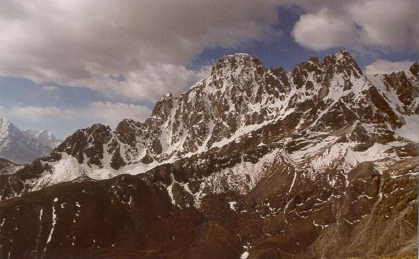
#> input picture images/Test_D1.png, 419 x 259 px, given in place of lena.png, which was not available
$ python template.py
#> lines starting #> are read from the running program, lines starting #| are printed output that depends on the picture; pictures that were not available may be replaced by others from this repository, and a replacement may not be noted
import cv2 as cv
import numpy as np
import os

#################################################################

# Write a function Convolve (I, H). I is an image of varying size, H is a kernel of varying size.
# The output of the function should be the convolution result that is displayed.

def convolve(I, H):

    # Reads the image
    image = I

    # Initiallizes the col and row size of kernal H
    kernCols = 0
    kernRows = 0

    #print("hiiiiii", H.shape)


    if len(H.shape) == 1:
        # Handles the 1D kernal that has 1 row (1, c)
        kernCols = len(H)
        kernRows = 1
    else:
        kernCols = len(H[0])
        kernRows = len(H)


    width, height, channel = image.shape
    convolvedImage = np.empty((height, width, 3))


    # Loops through each pixel in the image
    for h in range(height):
        for w in range(width):

            # Initializes the new pixel value
            pixel = np.zeros(3)

            # Loops through each pixel around the current pixel, corresponding to the size of the kernel
            for row in range(h-kernRows//2, h+kernRows//2+1):
                for col in range(w-kernCols//2, w+kernCols//2+1):

                    # Handles boundaries by excluding the border pixels
                    if (not(col < 0 or col>height-1 or row<0 or row>width-1)):

                        if len(H.shape) == 1:
                            # Handles the 1D kernal that has 1 row (1, c)
                            pixel += (image[row][col] * H[h+kernRows//2-row])
                        else:
                            # Applies each kernal value to each of the surrounding pixels,
                            # to determine the center pixel's new value
                            pixel += (image[row][col] * H[h+kernRows//2-row][w+kernCols//2-col])

            # Updates the pixel in the convolvedImage
            convolvedImage[h, w] = pixel

    # Loops through each pixel in the image
    for h in range(height):
        for w in range(width):

            # Loops through the colors of the pixel
            # and updates it depending on the value
            for color in range(len(convolvedImage[h][w])):
                if convolvedImage[h][w][color] < 0:
                    convolvedImage[h][w][color] = 0
                elif convolvedImage[h][w][color] > 1:
                    convolvedImage[h][w][color] /= 255

    return convolvedImage


#################################################################

# Write a function Reduce(I) that takes image I as input and outputs a copy of the image resampled
# by half the width and height of the input. Remember to Gaussian filter the image before reducing it;
# use separable 1D Gaussian kernels.

def reduce(I):

    # Reads the image
    #image = cv.imread(I)

    # Uses seperable 1D Gaussian kernals and uses the Gaussian filter on the image
    x = np.array([1, 2, 1])/4
    y = np.array([[1],[2],[1]])/4
    gausA = convolve(I, x)/2
    gausB = convolve(I, y)/2
    final = gausA + gausB
    #blurImg = cv.GaussianBlur(image, (5, 5), 0)


    # Uses resize() function to reduce the image by half its width and height
    return cv.resize(final, None, fx = 0.5, fy = 0.5, interpolation=cv.INTER_AREA)


#################################################################

# Write a function Expand(I) that takes image I as input and outputs a copy of the image expanded,
# twice the width and height of the input.

def expand(I):

    # Uses resize() function to expand the image by twice its width and height
    return cv.resize(I, None, fx = 2, fy = 2, interpolation=cv.INTER_LINEAR)


#################################################################

# Use the Reduce() function to write the GaussianPyramid(I,n) function, where n is the no. of levels.

def gaussianPyramid(I, n):


    # Creates an array to store each image in the pyramid, starting with image I
    gausPyramid = [I]

    # Loop through n times
    for i in range(n):

        # Uses reduce() function and adds the resulting image to the array
        I = reduce(I)
        gausPyramid.append(I)

    # Returns the pyramid (array of images)
    return gausPyramid

#################################################################

# Use the above functions to write LaplacianPyramids(I,n) that produces n level Laplacian pyramid of I.

def laplacianPyramid(I, n):

    # Use conolve on the image
    I = convolve(I, np.array([[0, 0, 0],[0, 1, 0],[0, 0, 0]]))

    # Use gaussianPyramid() function and store images of the gaussian pyramid in an array
    gausPyr = gaussianPyramid(I, n)

    # Creates an array to store each image in the Laplacian pyramid,
    # starting with smallest img from the gaus pry
    laplPyramid = [gausPyr[len(gausPyr)-1]]

    # Loop through n times in reverse
    for i in reversed(range(n)):

        # Calls the subtracts the current image of the gaus pyramid form the
        # expanded image of the period gaus image
        img = gausPyr[i] - expand(gausPyr[i+1])
        laplPyramid.append(img)

    # Returns array of images of the laplacian pyramid
    return laplPyramid


#################################################################

# Write the Reconstruct(LI,n) function which collapses the Laplacian pyramid LI of n levels
# to generate the original image. Report the error in reconstruction using image difference.

def reconstruct(LI, n):

    # Initializes the new image
    newImg = LI[1] + expand(LI[0])

    # Loops through the remainging images in the Laplacian pyramid
    for i in range(2,n+1):
        newImg = LI[i] + expand(newImg)

    return newImg


def mosaic(laplPyrA, laplPyrB, AImg, BImg, n):

    # Add the left and right sides of each pyramid
    LS = []
    for la,lb in zip(laplPyrA, laplPyrB):
        rows,cols,dpt = la.shape
        ls = np.hstack((la[:,0:cols//2], lb[:,cols//2:]))
        LS.append(ls)

    # Reconstruct the image
    ls_ = LS[0]
    for i in range(1,n):
        ls_ = cv.pyrUp(ls_)
        ls_ = cv.add(ls_, LS[i])

    # Create final mosaic image with both left and right side
    mosaicImg = np.hstack((AImg[:,:cols//2],BImg[:,cols//2:]))

    return mosaicImg


#################################################################


def main():

    # Reads the image, which will be passed into each function
    image = cv.imread("images/lena.png")
#> image is the input picture: shape (259, 419, 3); mean B, G, R 92.7, 99.9, 117.5

    # Problem 1: Convolve
    convolveImage = convolve(image, np.array([[1, 2, 1],[0, 0, 0],[-1, -2, -1]]))
#> in convolve, `kernCols = len(H[0])`: kernCols = 3
#> after the loop in convolve, `for h in range(height):`:
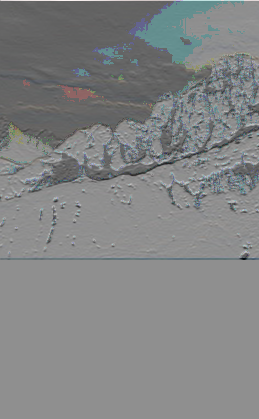
#> convolvedImage: shape (419, 259, 3) float64; mean B, G, R -64.4, -67.1, -77.9; drawn with min black and max white
#> after the loop in convolve, `for h in range(height):`:
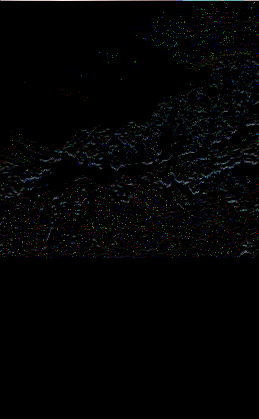
#> convolvedImage: shape (419, 259, 3) float64; mean B, G, R 0.035, 0.0323, 0.0274; drawn with min black and max white

    # Problem 2: Reduce
    reduceImg = reduce(image)
#> after the loop in convolve (call 2), `for h in range(height):`:
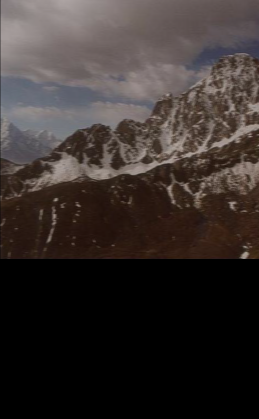
#> convolvedImage: shape (419, 259, 3) float64; mean B, G, R 46, 48.3, 55.7
#> after the loop in convolve (call 3), `for h in range(height):`:
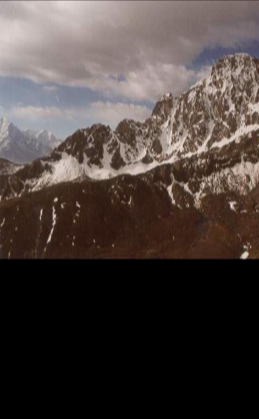
#> convolvedImage: shape (419, 259, 3) float64; mean B, G, R 61.3, 64.5, 74.3

    # Problem 3: Expand
    expandImg = expand(image)

    # Problem 4: Gaussian Pyramid
    gausPyrImg = gaussianPyramid(image, 3)
#> after the loop in gaussianPyramid, `for i in range(n):`: gausPyramid = 4 items
#> gausPyrImg = 4 items

    # Problem 5: Laplacian Pyramid
    laplPyrImg = laplacianPyramid(image, 3)
#> call 2 of gaussianPyramid, with n = 3
#> the loop in gaussianPyramid (call 2), `for i in range(n):` made 3 passes
#> pass 1, in reduce (call 5), `gausB = convolve(I, y)/2`:
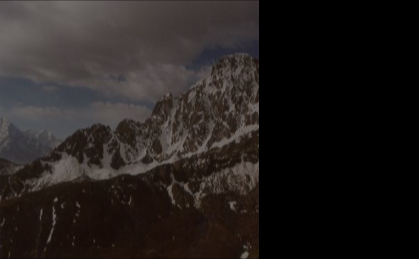
#> gausB: shape (259, 419, 3) float64; mean B, G, R 0.12, 0.126, 0.146
#> pass 1, in reduce (call 5), `final = gausA + gausB`:
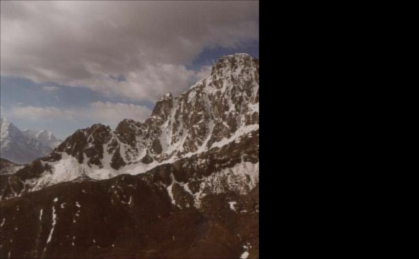
#> final: shape (259, 419, 3) float64; mean B, G, R 0.21, 0.221, 0.255
#> after the loop in gaussianPyramid (call 2), `for i in range(n):`:
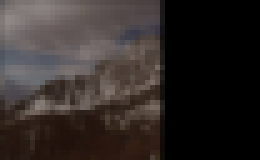
#> I: shape (32, 52, 3) float64 (shown 5 times larger); mean of channels 0, 1, 2 0.162, 0.17, 0.196; drawn as B, G, R
#> after the loop in laplacianPyramid, `for i in reversed(range(n)):`: laplPyramid = 1 item

    # Problem 6: Reconstruct
    reconstructImg = reconstruct(laplPyrImg, 3)
    # Error in reconstruction:
    errorImg = (image/255) - reconstructImg
    print(errorImg)


    # Problem 7: Mosaicking

    # Mosaic Test A
    testA1Img = cv.imread("images/Test_A1.png")
    testA2Img = cv.imread("images/Test_A2.png")
    newA0Img = cv.resize(testA1Img, (512, 512))
    newB0Img = cv.resize(testA2Img, (512, 512))
    laplPyrA1 = laplacianPyramid(newA0Img, 3)
    laplPyrA2 = laplacianPyramid(newB0Img, 3)
    mosaicImgA = mosaic(laplPyrA1, laplPyrA2, newA0Img, newB0Img, 3)


     # Mosaic Test B
    testB1Img = cv.imread("images/Test_B1.png")
    testB2Img = cv.imread("images/Test_B2.png")
    newA1Img = cv.resize(testB1Img, (512, 512))
    newB1Img = cv.resize(testB2Img, (512, 512))
    laplPyrB1 = laplacianPyramid(newA1Img, 3)
    laplPyrB2 = laplacianPyramid(newB1Img, 3)
    mosaicImgB = mosaic(laplPyrB1, laplPyrB2, newA1Img, newB1Img, 3)

    # Mosaic Test C
    testC1Img = cv.imread("images/Test_C1.png")
    testC2Img = cv.imread("images/Test_C2.png")
    newA2Img = cv.resize(testC1Img, (512, 512))
    newB2Img = cv.resize(testC2Img, (512, 512))
    laplPyrC1 = laplacianPyramid(newA2Img, 3)
    laplPyrC2 = laplacianPyramid(newB2Img, 3)
    mosaicImgC = mosaic(laplPyrC1, laplPyrC2, newA2Img, newB2Img, 3)

    # Mosaic Test D
    testD1Img = cv.imread("images/Test_D1.png")
    testD2Img = cv.imread("images/Test_D2.png")
    newA3Img = cv.resize(testD1Img, (512, 512))
    newB3Img = cv.resize(testD2Img, (512, 512))
    laplPyrD1 = laplacianPyramid(newA3Img, 3)
    laplPyrD2 = laplacianPyramid(newB3Img, 3)
    mosaicImgD = mosaic(laplPyrD1, laplPyrD2, newA3Img, newB3Img, 3)


     # Shows Original Image
    cv.imshow('Original Image', image)
    cv.imshow('Convolved Image', convolveImage)
    cv.imshow('Reduced Image', reduceImg)
    cv.imshow('Expanded Image', expandImg)


    # Shows Gaussian Pyramid
    cv.imshow('Gaussian Pyramid Image 0', gausPyrImg[0])
    cv.imshow('Gaussian Pyramid Image 1', gausPyrImg[1])
    cv.imshow('Gaussian Pyramid Image 2', gausPyrImg[2])
    cv.imshow('Gaussian Pyramid Image 3', gausPyrImg[3])

    # Shows Laplacian Pyramid
    cv.imshow('Laplacian Pyramid Image 0', laplPyrImg[0])
    cv.imshow('Laplacian Pyramid Image 1', laplPyrImg[1])
    cv.imshow('Laplacian Pyramid Image 2', laplPyrImg[2])
    cv.imshow('Laplacian Pyramid Image 3', laplPyrImg[3])

    # Shows reconstructed image
    cv.imshow('Reconstructed Image', reconstructImg)

    #cv.imshow('Error of Reconstructed Image', errorImg)

    # Shows the 4 mosaic images
    cv.imshow('Mosaic Image for Test A', mosaicImgA)
    cv.imshow('Mosaic Image for Test B', mosaicImgB)
    cv.imshow('Mosaic Image for Test C', mosaicImgC)
    cv.imshow('Mosaic Image for Test D', mosaicImgD)

    # Saves the 4 mosaic images
    cv.imwrite("images/TestA.png", mosaicImgA)
    cv.imwrite("images/TestB.png", mosaicImgB)
    cv.imwrite("images/TestC.png", mosaicImgC)
    cv.imwrite("images/TestD.png", mosaicImgD)


    cv.waitKey(0)
    cv.destroyAllWindows()


if __name__ == '__main__':
#> (the run stopped early here; a loop or call above may not have finished)

$ run again, on images/Test_D2.png
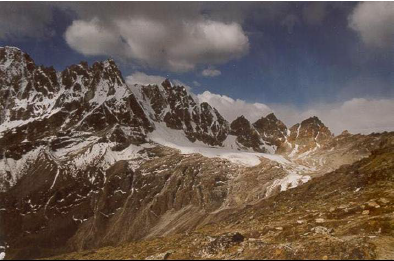
#> input picture images/Test_D2.png, 394 x 261 px, given in place of lena.png, which was not available
#> in main, image is the input picture: shape (261, 394, 3); mean B, G, R 80.1, 89.1, 103.7
#> kernCols = 3
#> after the loop in convolve (call 3), `for h in range(height):`:
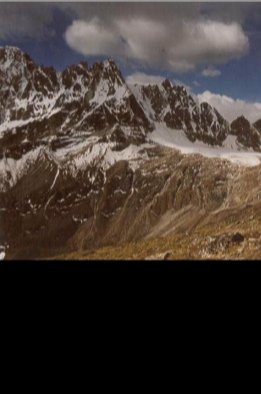
#> convolvedImage: shape (394, 261, 3) float64; mean B, G, R 51.3, 57, 66.6
#> after the loop in gaussianPyramid, `for i in range(n):`: gausPyramid = 4 items
#> after the loop in gaussianPyramid (call 2), `for i in range(n):`:
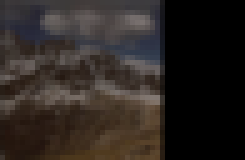
#> I: shape (32, 49, 3) float64 (shown 5 times larger); mean of channels 0, 1, 2 0.135, 0.149, 0.174; drawn as B, G, R
#> after the loop in laplacianPyramid, `for i in reversed(range(n)):`: laplPyramid = 1 item
